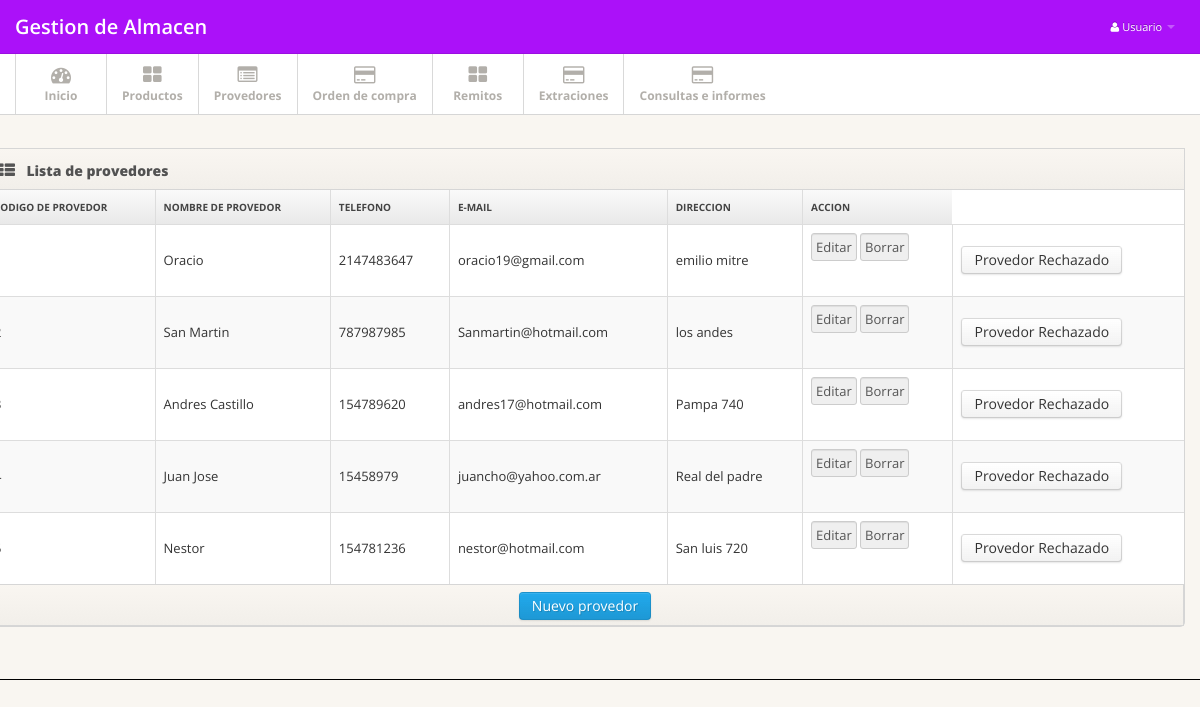
/?ref=ListaProv (signed in), run on the app's committed database.
### tables this page shows
CREATE TABLE IF NOT EXISTS `provedores` (
  `code_provedor` int(10) NOT NULL,
  `nombre` varchar(30) NOT NULL,
  `telefono` int(30) NOT NULL,
  `correo_electronico` varchar(50) NOT NULL,
  `direccion` varchar(50) NOT NULL,
  `marca_prov` varchar(50) NOT NULL,
  PRIMARY KEY (`code_provedor`),
  KEY `nombre` (`nombre`,`telefono`,`correo_electronico`,`direccion`,`marca_prov`)
);

### formact.php (the view, shortened to what this page needs)
 <div class="main">
			<div class="main-inner">
            			<div class="container">
                        			<div class="row">
 <?php
include("conexion.php");
$sql="select * from provedores order by code_provedor asc";
extract($_POST);
		$consulta=mysql_query($sql,$con);
	?>
<?php if (isset($editar)){?>
<div class="widget widget-table action-table">
            <div class="widget-header"> <i class="icon-th-list"></i>
              <h3>Actualizar Provedor</h3>
            </div>
            <div class="widget-content">
<form method="post" action="">
	<table class="table table-striped table-bordered">
    <tr>
      <th  >Codigo</th>
      <td >
      <input disabled="disabled" type="text" name="code_provedor" value="<?php echo $code_provedor?>" /></td>
    </tr>
    <tr>
      <th  >Nombre</th>
      <td >
      <input type="text" name="nombre" value="<?php echo $nombre;?>"  /></td>
    </tr>
     <tr>
      <th  >Telefono</th>
      <td >
      <input type="text" name="telefono" value="<?php echo $telefono;?>"  /></td>
    </tr>
     <tr>
      <th  >E-mail</th>
      <td >
      <input type="text" name="correo_electronico" value="<?php echo $correo_electronico;?>"  /></td>
    </tr>
     <tr>
      <th  >Direccion</th>
      <td >
      <input type="text" name="direccion" value="<?php echo $direccion;?>"  /></td>
    </tr>
     <tr>
      <th  >Marca</th>
      <td >
      <input type="text" name="marca_prov" value="<?php echo $marca_prov;?>"  /></td>
    </tr>
    <tr>
      <th  >Accion</th>
      <td><input name="code_provedor" type="hidden" value="<?php echo $code_provedor?>" />
      <input type="submit" name="actualizar"  value="Actualizar" />
      </td>
    </tr>
  </table>
  </form>
  </div></div>
	<?php
}else{
?>
<div class="widget widget-table action-table">
            <div class="widget-header"> <i class="icon-th-list"></i>
              <h3>Lista de provedores</h3>
            </div>
            <div class="widget-content">
<table class="table table-striped table-bordered">
    <tr >
      <th>Codigo de provedor</th>
      <th>Nombre de provedor</th>
      <th>Telefono</th>
      <th>E-mail</th>
      <th>Direccion</th>
      <th>Accion</th>
    </tr>
    <?php
	while($resultado = mysql_fetch_assoc($consulta)){
	?>
    <tr >
      <td><?php echo $resultado["code_provedor"]?></td>
      <td><?php echo $resultado["nombre"]?></td>
      <td><?php echo $resultado["telefono"]?></td>
      <td><?php echo $resultado["correo_electronico"]?></td>
      <td><?php echo $resultado["direccion"]?></td>
      <td><form  method="post" action="">
        <input type="submit" name="editar" value="Editar"/>
        <input name="marca_prov" type="hidden" value="<?php echo $resultado["marca_prov"]?>" /><input type="submit" name="borrar" value="Borrar"/> <td><a class="btn btn-secundary" href="./?ref=rechazado">Provedor Rechazado</a></td>
        </form></td>
    </tr>
    <?php
	}
	?>
    </table><div class="widget-header" align="center">
  <a class="btn btn-primary" href="./?ref=NuevoProv">Nuevo provedor</a></div>
    </div></div>
<?php
}
?>
       </div></div></body>

### mod/header.php (shortened to what this page needs)
<!DOCTYPE html>
<html lang="es">
	 <head>
		<link href="css/bootstrap.min.css" rel="stylesheet">
		<link href="css/bootstrap-responsive.min.css" rel="stylesheet">
		<link href="css/font-awesome.css" rel="stylesheet">
		<link href="css/style.css" rel="stylesheet">
		<link href="css/pages/reports.css" rel="stylesheet">
		<link href="css/pages/dashboard.css" rel="stylesheet">
	  </head>
	<body>
		<div class="navbar navbar-fixed-top">
			<div class="navbar-inner">
				<div class="container">
					<a class="brand" href="./">Gestion de Almacen</a>
						<div class="nav-collapse">
							<ul class="nav pull-right">
								<li class="dropdown">
									<a href="#" class="dropdown-toggle" data-toggle="dropdown">
										<i class="icon-user"></i>
										Usuario
										<b class="caret"></b>
									</a>
								</li>
							</ul>
						</div>
				</div>
			</div>
		</div>

### mod/sub-menu.php (shortened to what this page needs)
<?php
extract($_REQUEST);
?>
<div class="subnavbar">
	<div class="subnavbar-inner">
		<div class="container">
			<ul class="mainnav">
				<li <?php if (!isset($ref)) echo "class='active'";?> >
					<a href="./">
						<i class="icon-dashboard"></i>
						<span>Inicio</span>
					</a>
				</li>
				<li class="dropdown">
					<a href="javascript:;" class="dropdown-toggle" data-toggle="dropdown">
						<i class="icon-th-large"></i>
						<span>Productos</span>
						<b class="caret"></b>
					</a>
				</li>
				<li class="dropdown" <?php if (isset($ref)) echo "class='active'";?>>
					<a href="javascript:;" class="dropdown-toggle" data-toggle="dropdown">
						<i class="icon-list-alt"></i>
						<span>Provedores</span>
						<b class="caret"></b>
					</a>
				</li>
                <li <?php if (isset($ref)) if ($ref=='orden') echo "class='active'";?>>
					<a href="./?ref=orden">
						<i class="icon-credit-card"></i>
						<span>Orden de compra</span>
					</a>
				</li>
				<li class="dropdown">
					<a href="javascript:;" class="dropdown-toggle" data-toggle="dropdown">
						<i class="icon-th-large"></i>
						<span>Remitos</span>
						<b class="caret"></b>
					</a>
				</li>
				<li <?php if (isset($ref)) if ($ref=='extraer') echo "class='active'";?>>
					<a href="./?ref=extraer">
						<i class="icon-credit-card"></i>
						<span>Extraciones</span>
					</a>
				</li>
				<li class="dropdown">
					<a href="javascript:;" class="dropdown-toggle" data-toggle="dropdown">
						<i class="icon-credit-card"></i>
						<span>Consultas e informes</span>
						<b class="caret"></b>
					</a>
				</li>
			</ul>
		</div>
	</div>
</div>

### index.php (shortened to what this page needs)
<?php
	include("mod/header.php");
	include("mod/sub-menu.php");
	extract($_REQUEST);
	if(isset($ref)){
		switch($ref){
			case "ListaProv":
			include("formact.php");
			break;
		}
	}
	else
	{
		include("inicio.php");
	}
	include("mod/footer.php");
?>

### mod/footer.php (shortened to what this page needs)
	</body>
</html>

### css/style.css (style rules this page uses)
body { background: #f9f6f1; font: 13px/1.7em 'Open Sans'; }
input, button, select, textarea { font-family: 'Open Sans'; }
.table td { vertical-align: middle; }
.table-bordered th { background: #E9E9E9; background:-moz-linear-gradient(top, #FAFAFA 0%, #E9E9E9 100%); background:-webkit-gradient(linear, left top, left bottom, color-stop(0%,#FAFAFA), color-stop(100%,#E9E9E9)); background:-webkit-linear-gradient(top, #FAFAFA 0%,#E9E9E9 100%); background:-o-linear-gradient(top, #FAFAFA 0%,#E9E9E9 100%); background:-ms-linear-gradient(top, #FAFAFA 0%,#E9E9E9 100%); background:linear-gradient(top, #FAFAFA 0%,#E9E9E9 100%); filter: progid:DXImageTransform.Microsoft.gradient(startColorstr='#FAFAFA', endColorstr='#E9E9E9'); -ms-filter: "progid:DXImageTransform.Microsoft.gradient(startColorstr='#FAFAFA', endColorstr='#E9E9E9')"; font-size: 10px; color: #444; text-transform: uppercase; }
.navbar .container { position: relative; }
.navbar-inner { padding: 7px 0; background: #AB11F9 !important; -moz-border-radius: 0; -webkit-border-radius: 0; border-radius: 0; }
.navbar-fixed-top { position: static; }
.navbar .nav a { font-size: 11px; }
.navbar .nav>li>a { color:#fff !important; }
.navbar .brand { font-weight: 600; position: relative; top: 2px; }
.subnavbar { margin-bottom: 2.5em; }
.subnavbar-inner { height: 60px; background: #fff; border-bottom: 1px solid #d6d6d6; }
.subnavbar .container > ul { display: inline-block; height: 80px; padding: 0; margin: 0; }
.subnavbar .container > ul > li { float: left; min-width: 90px; height: 60px; padding: 0; margin: 0; text-align: center; list-style: none; border-left: 1px solid #d9d9d9; }
.subnavbar .container > ul > li > a { display: block; height: 100%; padding: 0 15px; font-size: 12px; font-weight: bold; color: #b2afaa; }
.subnavbar .container > ul > li > a > i { display: inline-block; width: 24px; height: 24px; margin-top: 11px; margin-bottom: -3px; font-size: 20px; }
.subnavbar .container > ul > li > a > span { display: block; }
.subnavbar .caret { margin-top: 4px; border-top-color: white; border-bottom-color: white; }
.main { padding-bottom: 2em; border-bottom: 1px solid #000; }
.widget { position: relative; clear: both; width: auto; margin-bottom: 2em; overflow: hidden; }
.widget-header { position: relative; height: 40px; line-height: 40px; background: #f9f6f1; background:-moz-linear-gradient(top, #f9f6f1 0%, #f2efea 100%); background:-webkit-gradient(linear, left top, left bottom, color-stop(0%,#f9f6f1), color-stop(100%,#f2efea)); background:-webkit-linear-gradient(top, #f9f6f1 0%,#f2efea 100%); background:-o-linear-gradient(top, #f9f6f1 0%,#f2efea 100%); background:-ms-linear-gradient(top, #f9f6f1 0%,#f2efea 100%); background:linear-gradient(top, #f9f6f1 0%,#f2efea 100%); filter: progid:DXImageTransform.Microsoft.gradient(startColorstr='#f9f6f1', endColorstr='#f2efea'); -ms-filter: "progid:DXImageTransform.Microsoft.gradient(startColorstr='#f9f6f1', endColorstr='#f2efea')"; border: 1px solid #d6d6d6; -webkit-background-clip: padding-box; }
.widget-header h3 { position: relative; top: 2px; left: 10px; display: inline-block; margin-right: 3em; font-size: 14px; font-weight: 800; color: #525252; line-height: 18px; text-shadow: 1px 1px 2px rgba(255,255,255,.5); }
.widget-header [class^="icon-"], .widget-header [class*=" icon-"] { display: inline-block; margin-left: 13px; margin-right: -2px; font-size: 16px; color: #555; vertical-align: middle; }
.widget-content { padding: 20px 15px 15px; background: #FFF; border: 1px solid #D5D5D5; -moz-border-radius: 5px; -webkit-border-radius: 5px; border-radius: 5px; }
.widget-header+.widget-content { border-top: none; -webkit-border-top-left-radius: 0; -webkit-border-top-right-radius: 0; -moz-border-radius-topleft: 0; -moz-border-radius-topright: 0; border-top-left-radius: 0; border-top-right-radius: 0; }
.widget-content:before, .widget-content:after { content:""; display:table; }
.widget-content:after { clear:both; }
.widget-content { zoom:1; }
.widget-table .widget-content { padding: 0; }
.widget-table .table { margin-bottom: 0; border: none; }
.widget-table .table tr td:first-child { border-left: none; }
.widget-table .table tr th:first-child { border-left: none; }

### data on the page
provedores: nombre "Oracio", telefono "2147483647", correo_electronico "oracio19@gmail.com", direccion "emilio mitre"
provedores: nombre "San Martin", telefono "787987985", correo_electronico "Sanmartin@hotmail.com", direccion "los andes"
provedores: nombre "Andres Castillo", telefono "154789620", correo_electronico "andres17@hotmail.com", direccion "Pampa 740"
provedores: nombre "Juan Jose", telefono "15458979", correo_electronico "juancho@yahoo.com.ar", direccion "Real del padre"
provedores: nombre "Nestor", telefono "154781236", correo_electronico "nestor@hotmail.com", direccion "San luis 720"
